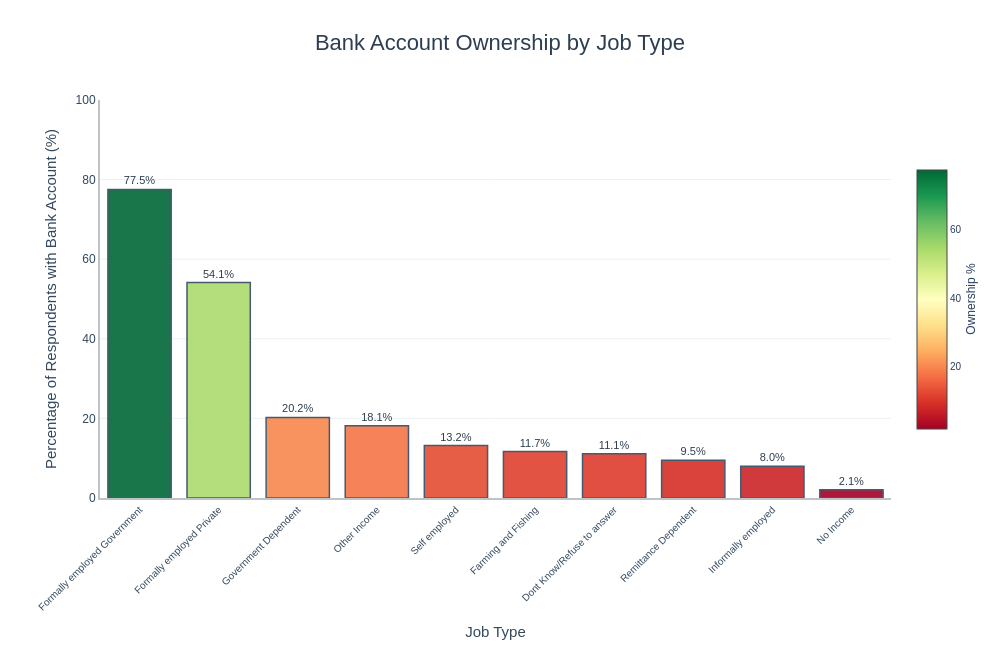

This figure's notebook cell:
### Code cell
import plotly.graph_objects as go
import pandas as pd

# Calculate bank account ownership percentage by job type
job_stats = df.groupby('job_type')['bank_account'].agg(['mean', 'count']).reset_index()
job_stats['percentage'] = job_stats['mean'] * 100
job_stats = job_stats.sort_values('percentage', ascending=False)

# Create interactive bar chart
fig = go.Figure()

fig.add_trace(go.Bar(
    x=job_stats['job_type'],
    y=job_stats['percentage'],
    text=[f"{val:.1f}%" for val in job_stats['percentage']],
    textposition='outside',
    textfont=dict(size=11, color='#2c3e50', family='Arial, sans-serif'),
    marker=dict(
        color=job_stats['percentage'],
        colorscale='RdYlGn',
        showscale=True,
        colorbar=dict(
          title=dict(
            text='Ownership %',
            side='right',
          ),
            tickfont=dict(size=10),
            len=0.7
        ),
        line=dict(color='#34495e', width=1.5),
        opacity=0.9
    ),
    hovertemplate=(
        '<b>%{x}</b><br>' +
        'Bank Account Ownership: %{y:.1f}%<br>' +
        'Sample Size: %{customdata:,} respondents<br>' +
        '<extra></extra>'
    ),
    customdata=job_stats['count']
))

# Update layout for professional dashboard appearance
fig.update_layout(
    title=dict(
        text='Bank Account Ownership by Job Type',
        font=dict(size=22, color='#2c3e50', family='Arial, sans-serif'),
        x=0.5,
        xanchor='center',
    ),
    xaxis=dict(
      title=dict(
        text='Job Type',
        font=dict(size=15, color='#34495e'),
      ),
        tickfont=dict(size=10, color='#34495e'),
        showgrid=False,
        showline=True,
        linewidth=2,
        linecolor='#bdc3c7',
        tickangle=-45
    ),
    yaxis=dict(
      title=dict(
        text='Percentage of Respondents with Bank Account (%)',
        font=dict(size=15, color='#34495e'),
      ),
        tickfont=dict(size=12, color='#34495e'),
        showgrid=True,
        gridcolor='#ecf0f1',
        gridwidth=1,
        range=[0, 100],
        showline=True,
        linewidth=2,
        linecolor='#bdc3c7'
    ),
    plot_bgcolor='white',
    paper_bgcolor='white',
    hovermode='x unified',
    margin=dict(l=100, r=40, t=100, b=150),
    font=dict(family='Arial, sans-serif'),
    height=650,
    width=1000
)

# Save as standalone HTML file
fig.write_html('bank_account_ownership_by_job_type.html')

# Display the figure
fig.show()

### Figure 1 — Plotly figure (JSON) as saved in the notebook; plotly's stock layout.template omitted (floating-point values rounded to 4 significant figures)
{"data": [{"customdata": [387, 1055, 247, 1080, 6437, 5441, 126, 2527, 5597, 627], "hovertemplate": "<b>%{x}</b><br>Bank Account Ownership: %{y:.1f}%<br>Sample Size: %{customdata:,} respondents<br><extra></extra>", "marker": {"color": [77.52, 54.12, 20.24, 18.15, 13.17, 11.67, 11.11, 9.497, 7.951, 2.073], "colorbar": {"len": 0.7, "tickfont": {"size": 10}, "title": {"side": "right", "text": "Ownership %"}}, "colorscale": [[0, "rgb(165,0,38)"], [0.1, "rgb(215,48,39)"], [0.2, "rgb(244,109,67)"], [0.3, "rgb(253,174,97)"], [0.4, "rgb(254,224,139)"], [0.5, "rgb(255,255,191)"], [0.6, "rgb(217,239,139)"], [0.7, "rgb(166,217,106)"], [0.8, "rgb(102,189,99)"], [0.9, "rgb(26,152,80)"], [1, "rgb(0,104,55)"]], "line": {"color": "#34495e", "width": 1.5}, "opacity": 0.9, "showscale": true}, "text": ["77.5%", "54.1%", "20.2%", "18.1%", "13.2%", "11.7%", "11.1%", "9.5%", "8.0%", "2.1%"], "textfont": {"color": "#2c3e50", "family": "Arial, sans-serif", "size": 11}, "textposition": "outside", "type": "bar", "x": ["Formally employed Government", "Formally employed Private", "Government Dependent", "Other Income", "Self employed", "Farming and Fishing", "Dont Know/Refuse to answer", "Remittance Dependent", "Informally employed", "No Income"], "y": [77.52, 54.12, 20.24, 18.15, 13.17, 11.67, 11.11, 9.497, 7.951, 2.073]}], "layout": {"font": {"family": "Arial, sans-serif"}, "height": 650, "hovermode": "x unified", "margin": {"b": 150, "l": 100, "r": 40, "t": 100}, "paper_bgcolor": "white", "plot_bgcolor": "white", "title": {"font": {"color": "#2c3e50", "family": "Arial, sans-serif", "size": 22}, "text": "Bank Account Ownership by Job Type", "x": 0.5, "xanchor": "center"}, "width": 1000, "xaxis": {"linecolor": "#bdc3c7", "linewidth": 2, "showgrid": false, "showline": true, "tickangle": -45, "tickfont": {"color": "#34495e", "size": 10}, "title": {"font": {"color": "#34495e", "size": 15}, "text": "Job Type"}}, "yaxis": {"gridcolor": "#ecf0f1", "gridwidth": 1, "linecolor": "#bdc3c7", "linewidth": 2, "range": [0, 100], "showgrid": true, "showline": true, "tickfont": {"color": "#34495e", "size": 12}, "title": {"font": {"color": "#34495e", "size": 15}, "text": "Percentage of Respondents with Bank Account (%)"}}}}
